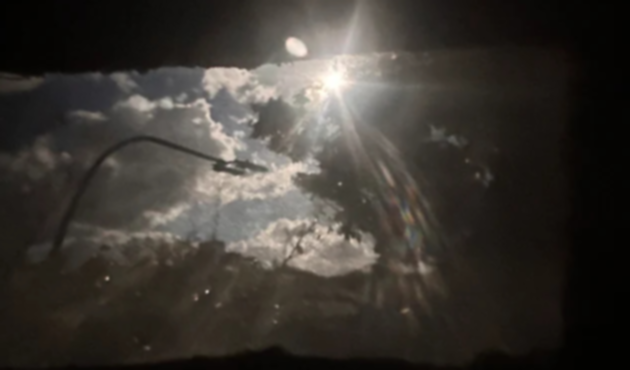
#> input picture 002/001 - TEO/imagen_preprocesada.png, 630 x 370 px, found by its file name
$ jupyter execute --allow-errors '008 - actividad integradora - segmentacion por color.ipynb'
#> lines starting #> are read from the running program, lines starting #| are printed output that depends on the picture
# Actividad integradora: Segmentación por color

En esta actividad vas a tomar decisiones propias. Ya viste ejemplos guiados; ahora te toca diseñar una estrategia de segmentación, justificarla y revisar tus resultados.

## Consigna general

Podés trabajar de dos maneras:

- con una imagen de ejemplo del repositorio, o
- con `imagen_preprocesada.png` si antes completaste `007 - recuperacion y preprocesamiento de imagenes propias.ipynb`.

La meta no es solo obtener una máscara "linda", sino explicar por qué elegiste esa estrategia y qué límites encontraste.

## Qué se espera que entregues

- una imagen de entrada,
- una o más máscaras de prueba,
- una versión final segmentada,
- una breve justificación de los umbrales elegidos,
- una reflexión sobre errores, ajustes y límites del método.

## Criterios de evaluación

- claridad en la lectura de la imagen,
- justificación de parámetros,
- capacidad para comparar alternativas,
- interpretación crítica del resultado,
- uso claro del lenguaje técnico.

[cell 1]
import urllib.request
from pathlib import Path

import cv2
import matplotlib.pyplot as plt
import numpy as np


def cargar_rgb(ruta):
    imagen_bgr = cv2.imread(str(ruta))
    return cv2.cvtColor(imagen_bgr, cv2.COLOR_BGR2RGB)


def mostrar_canales(imagen_rgb):
    rojo = imagen_rgb[:, :, 0]
    verde = imagen_rgb[:, :, 1]
    azul = imagen_rgb[:, :, 2]

    fig, axes = plt.subplots(2, 2, figsize=(10, 9))
    axes[0, 0].imshow(imagen_rgb)
    axes[0, 0].set_title("Imagen original")
    axes[0, 0].axis("off")

    axes[0, 1].imshow(rojo, cmap="gray")
    axes[0, 1].set_title("Canal rojo")
    axes[0, 1].axis("off")

    axes[1, 0].imshow(verde, cmap="gray")
    axes[1, 0].set_title("Canal verde")
    axes[1, 0].axis("off")

    axes[1, 1].imshow(azul, cmap="gray")
    axes[1, 1].set_title("Canal azul")
    axes[1, 1].axis("off")

    plt.tight_layout()
    plt.show()


def mostrar_histogramas(imagen_rgb):
    fig, axes = plt.subplots(1, 3, figsize=(15, 4))
    for ax, indice, color, titulo in zip(
        axes,
        [0, 1, 2],
        ["red", "green", "blue"],
        ["Rojo", "Verde", "Azul"],
    ):
        hist, bins = np.histogram(imagen_rgb[:, :, indice].flatten(), bins=256, range=[0, 256])
        ax.plot(bins[:-1], hist, color=color)
        ax.set_title(f"Histograma {titulo}")
        ax.set_xlim(0, 255)
        ax.grid(alpha=0.3)
    plt.tight_layout()
    plt.show()


def segmentar_color(imagen_rgb, r_min, r_max, g_min, g_max, b_min, b_max):
    rojo = imagen_rgb[:, :, 0]
    verde = imagen_rgb[:, :, 1]
    azul = imagen_rgb[:, :, 2]
    mascara = (
        (rojo >= r_min) & (rojo <= r_max) &
        (verde >= g_min) & (verde <= g_max) &
        (azul >= b_min) & (azul <= b_max)
    )
    return mascara

[cell 2]
archivos = {
    "flores": (
        Path("flowers.jpg"),
        "https://www.dropbox.com/s/jetlnfihles3g7k/flowers.jpg?dl=1",
    ),
    "frutos": (
        Path("frutos_rojos.png"),
        "https://www.dropbox.com/s/do6b49d10ty1dyf/frutos_rojos.png?dl=1",
    ),
}

for ruta, url in archivos.values():
    if not ruta.exists():
        urllib.request.urlretrieve(url, ruta)

if Path("imagen_preprocesada.png").exists():
    print("También está disponible: imagen_preprocesada.png")

print("Imágenes listas para la actividad.")

## Parte 1. Elegí una imagen y un color objetivo

Si completaste el cuaderno extra de preprocesamiento, te conviene empezar con `imagen_preprocesada.png`. Si no, podés trabajar con `flowers.jpg` o con `frutos_rojos.png`.

Antes de escribir código, anotá qué color querés segmentar y por qué te parece un buen caso para probar.

[cell 3]
# Elegí la imagen con la que vas a trabajar.
if Path("imagen_preprocesada.png").exists():
    nombre_imagen = "imagen_preprocesada.png"
else:
    nombre_imagen = "flowers.jpg"  # o "frutos_rojos.png"

imagen_rgb = cargar_rgb(nombre_imagen)
#> in cargar_rgb, imagen_bgr is the input picture: shape (370, 630, 3); mean B, G, R 50.4, 55.9, 60.4

# Escribí en una frase qué color querés segmentar.
color_objetivo = ""

plt.figure(figsize=(6, 6))
plt.imshow(imagen_rgb)
plt.title(f"Imagen elegida: {nombre_imagen}")
plt.axis("off")
plt.show()

print("Color objetivo:", color_objetivo)

## Parte 2. Explorá canales e histogramas

Antes de definir umbrales, mirá la imagen por canales y revisá sus histogramas. La pregunta clave es: ¿qué canal parece más útil para distinguir el color que querés aislar?

[cell 4]
mostrar_canales(imagen_rgb)
#> in mostrar_canales, `rojo = imagen_rgb[:, :, 0]`:
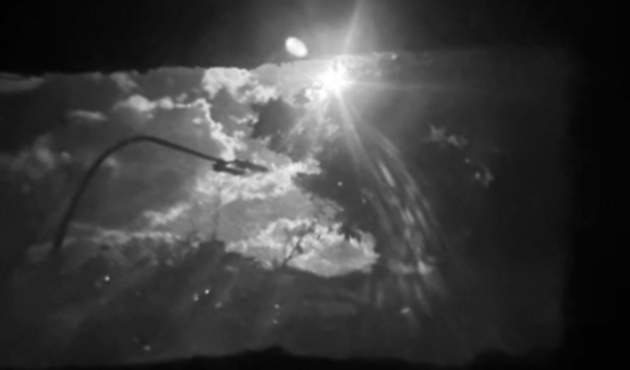
#> rojo: shape (370, 630); min 2, max 255, mean 60.4
#> in mostrar_canales, `azul = imagen_rgb[:, :, 2]`:
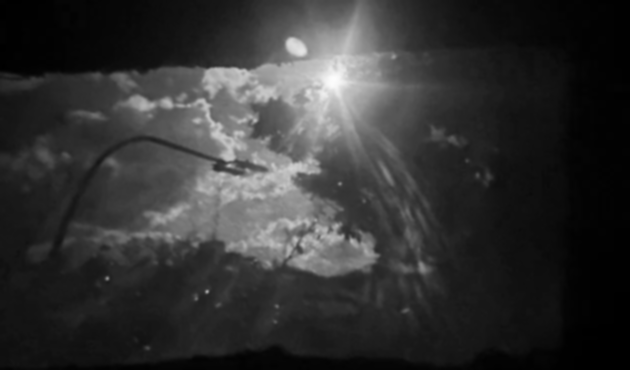
#> azul: shape (370, 630); min 0, max 252, mean 50.4
#> in mostrar_canales, `plt.show()`:
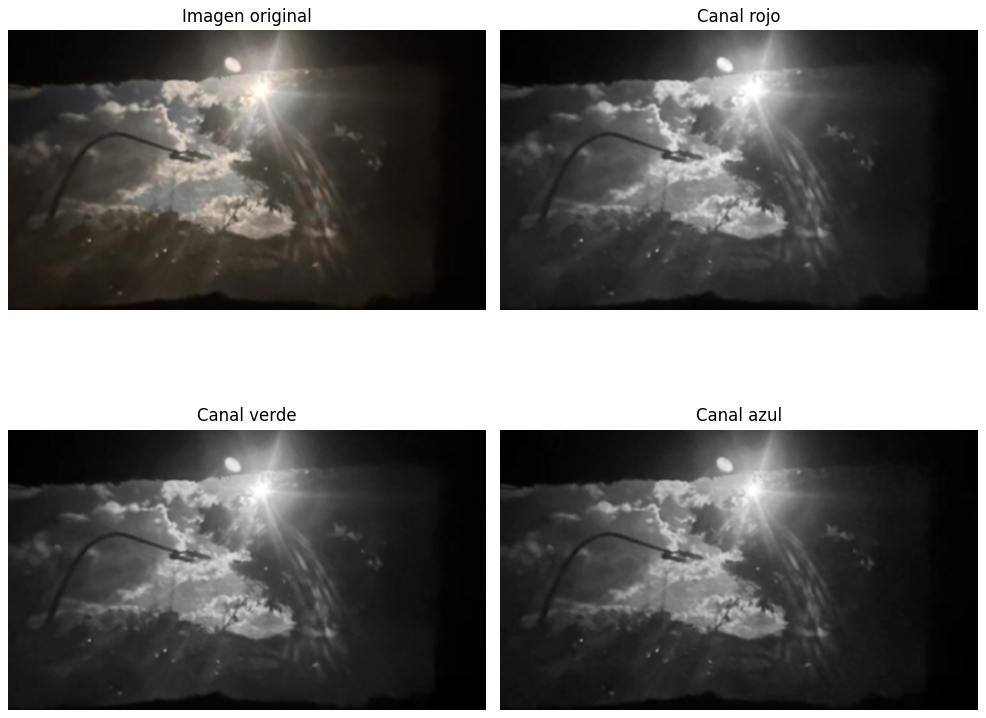
#> figure drawn by matplotlib, 4 panels
mostrar_histogramas(imagen_rgb)
#> in mostrar_histogramas, `plt.show()`:
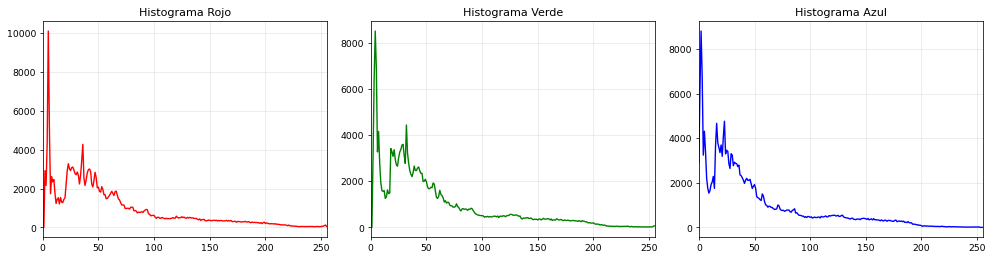
#> figure drawn by matplotlib, 3 panels; panel 1: curve peaks at x = 5, y = 10116; panel 2: curve peaks at x = 4, y = 8511; panel 3: curve peaks at x = 2, y = 8801

$ run again, with 002/001 - TEO/mi_camara_oscura.jpg saved as 002/001 - TEO/imagen_preprocesada.png
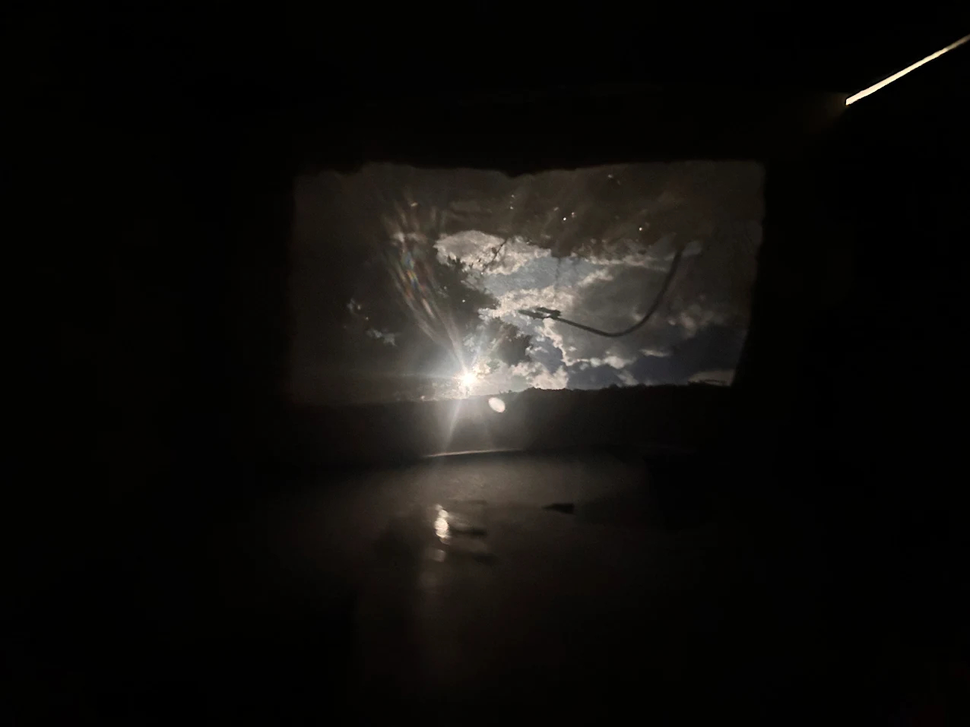
#> input picture 002/001 - TEO/mi_camara_oscura.jpg, 970 x 727 px, shrunk from 1276 x 957 before the run, found by its file name
#> in cargar_rgb, imagen_bgr is the input picture: shape (727, 970, 3); mean B, G, R 12.8, 15.2, 16.7
#> in mostrar_canales, `plt.show()`:
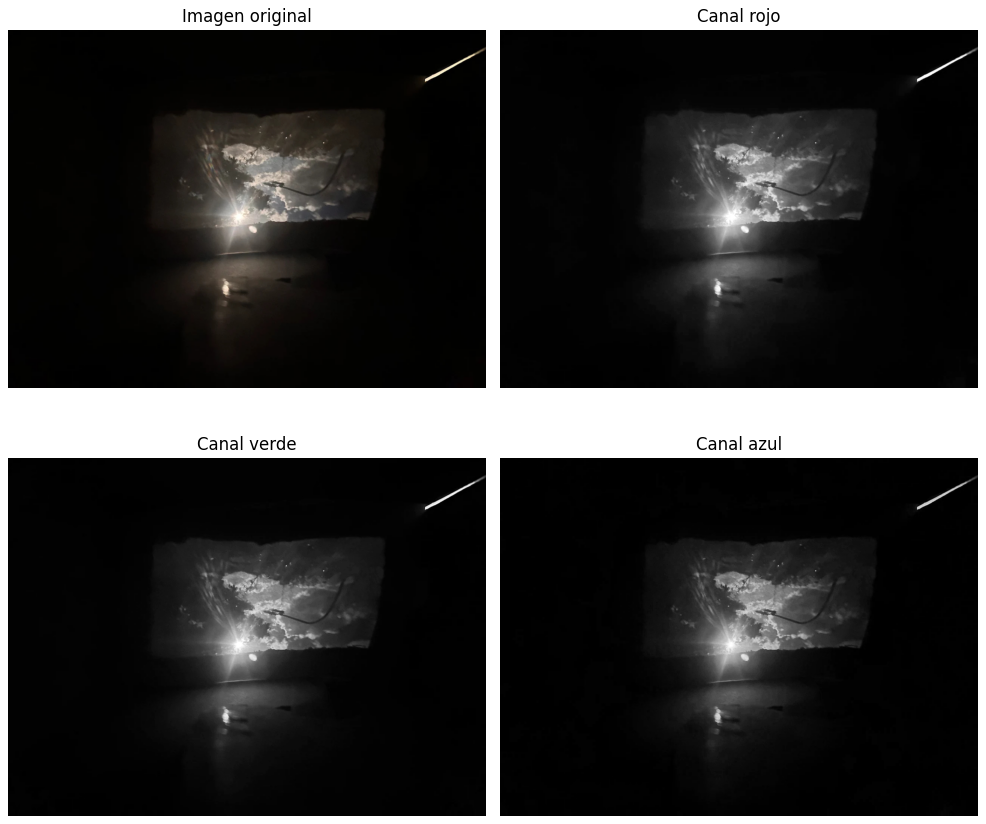
#> figure drawn by matplotlib, 4 panels
#> in mostrar_histogramas, `plt.show()`:
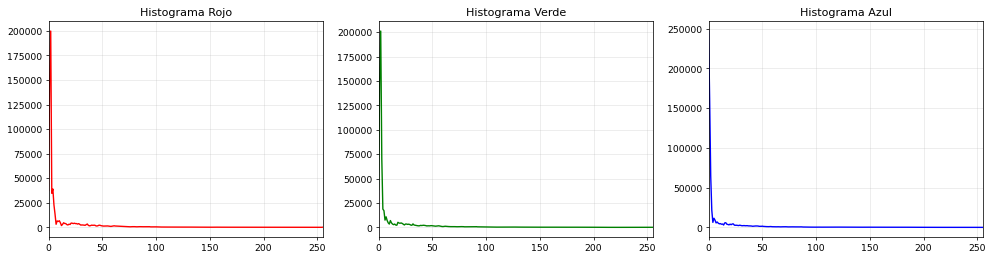
#> figure drawn by matplotlib, 3 panels; panel 1: curve peaks at x = 2, y = 199721; panel 2: curve peaks at x = 2, y = 201306; panel 3: curve peaks at x = 0, y = 246984
